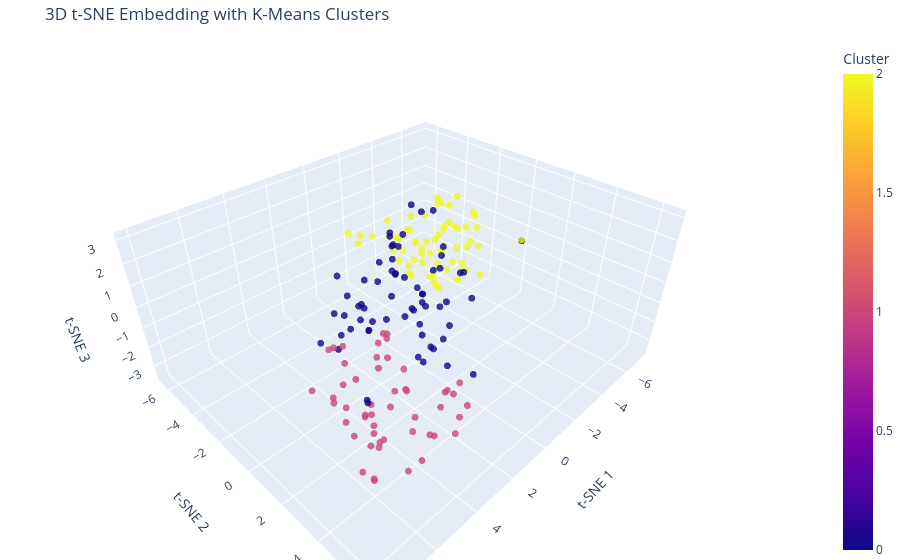

The notebook cell this image was saved under:
### Markdown cell above
### View t-SNE in 3D

Fit a separate t-SNE with three
components on `X` and save `components_tsne`. Keep `perplexity=30`,
`random_state=0`, `init='random'`, `learning_rate='auto'`. Create a Plotly 3D
scatter with the same categorical `clusters` as colours.

This is a separate embedding, not the 2D result with one extra column added.
Rotate the view and compare it with the PCA picture. With a fixed seed,
repeating the same code is intended to reproduce the layout.

### Code cell
# Fit tsne3, save components_tsne and plot the same clusters in 3D.
tsne3 = TSNE(n_components=3, perplexity=30, random_state=0, init='random', learning_rate='auto')
components_tsne = tsne3.fit_transform(X)

tsne3_df = pd.DataFrame(
    components_tsne,
    columns=['TSNE1', 'TSNE2', 'TSNE3']
)
tsne3_df['Cluster'] = clusters

fig_tsne = px.scatter_3d(
    tsne3_df,
    x='TSNE1',
    y='TSNE2',
    z='TSNE3',
    color='Cluster',
    title='3D t-SNE Embedding with K-Means Clusters',
    labels={'TSNE1': 't-SNE 1', 'TSNE2': 't-SNE 2', 'TSNE3': 't-SNE 3'},
    opacity=0.8
)
fig_tsne.update_traces(marker=dict(size=4))
fig_tsne.update_layout(margin=dict(l=0, r=0, b=0, t=40), legend_title_text='Cluster')
fig_tsne.show()

### Figure 1 — Plotly figure (JSON) as saved in the notebook; plotly's stock layout.template omitted (floating-point values rounded to 4 significant figures; data arrays with more than 128 entries replaced by an {"elided": "..."} marker saying what was removed)
{"data": [{"hovertemplate": "t-SNE 1=%{x}<br>t-SNE 2=%{y}<br>t-SNE 3=%{z}<br>Cluster=%{marker.color}<extra></extra>", "legendgroup": "", "marker": {"color": {"elided": "178 int values"}, "coloraxis": "coloraxis", "opacity": 0.8, "size": 4, "symbol": "circle"}, "mode": "markers", "name": "", "scene": "scene", "showlegend": false, "type": "scatter3d", "x": {"elided": "178 float values"}, "y": {"elided": "178 float values"}, "z": {"elided": "178 float values"}}], "layout": {"coloraxis": {"colorbar": {"title": {"text": "Cluster"}}, "colorscale": [[0, "#0d0887"], [0.1111, "#46039f"], [0.2222, "#7201a8"], [0.3333, "#9c179e"], [0.4444, "#bd3786"], [0.5556, "#d8576b"], [0.6667, "#ed7953"], [0.7778, "#fb9f3a"], [0.8889, "#fdca26"], [1, "#f0f921"]]}, "legend": {"title": {"text": "Cluster"}, "tracegroupgap": 0}, "margin": {"b": 0, "l": 0, "r": 0, "t": 40}, "scene": {"domain": {"x": [0, 1], "y": [0, 1]}, "xaxis": {"title": {"text": "t-SNE 1"}}, "yaxis": {"title": {"text": "t-SNE 2"}}, "zaxis": {"title": {"text": "t-SNE 3"}}}, "title": {"text": "3D t-SNE Embedding with K-Means Clusters"}}}
